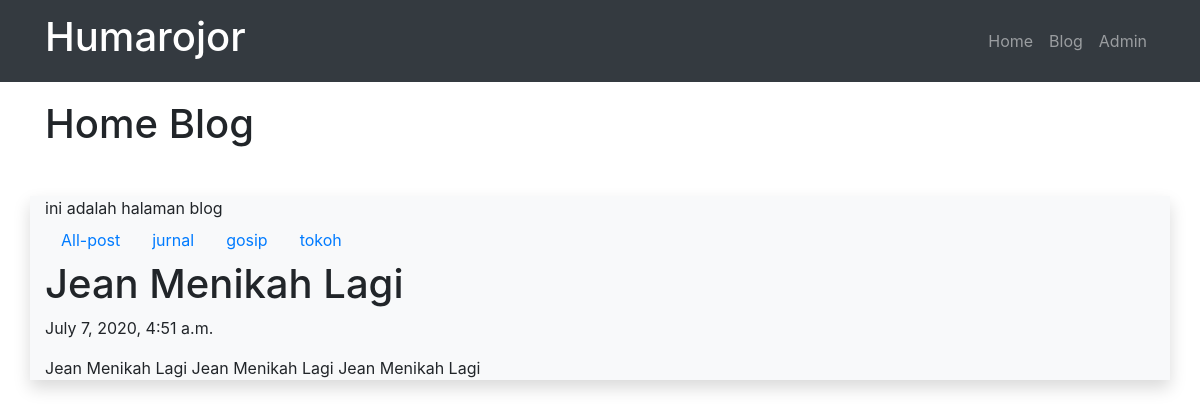
Screenshot of /blog/post/jean-menikah-lagi/ with the database file from the repository.
### blog/models.py (models this page shows, shortened)
class Post(models.Model):
	judul		= models.CharField(max_length=255)
	body		= models.TextField()
	category	= models.CharField(max_length=255)
	publish		= models.DateTimeField(auto_now_add = True)
	update		= models.DateTimeField(auto_now = True)
	slug		= models.SlugField(blank=True, editable = False)

### blog/views.py (the view)
# urls.py: path('post/<slug:slugInput>/', views.detailPost, name='detail'),
def detailPost(request,slugInput):
	posts = Post.objects.get(slug=slugInput);
	categories = Post.objects.values('category').distinct();
	context = {
		'Judul':'Home Blog',
		'Content':'ini adalah halaman blog',
		'Categories':categories,
		'Posts':posts,
	}
	return render(request,'blog/detail.html',context)

### blog/templates/blog/detail.html (shortened to what this page needs)
{% extends "base.html" %}
{% block pageTitle %}
	{{Judul}}
{% endblock pageTitle %}
{% block contents %}
	{{Content}}
	<ul class="nav">
		<li class="nav-item">
			<a class = "nav-link" href="/blog" title="">
				All-post
			</a>
		</li>
	{% for dataCategory in Categories %}
		<li class="nav-item">
			<a class = "nav-link" href="/blog/category/{{dataCategory.category}}" title="">
				{{dataCategory.category}}
			</a>
		</li>
	{% endfor %}
	</ul>
	<h1>{{Posts.judul}}</h1>
	<p>{{Posts.publish}}</p>
	<p>{{Posts.body}}</p>
{% endblock contents %}

### rows the page displays
Post: judul "Jean Menikah Lagi", publish "July 7, 2020, 4:51 a.m.", body "Jean Menikah Lagi Jean Menikah Lagi Jean Menikah Lagi"

### other values shown
{{ Judul }} "Home Blog"
{{ Content }} "ini adalah halaman blog"
{{ dataCategory.category }} "jurnal" "gosip" "tokoh"
